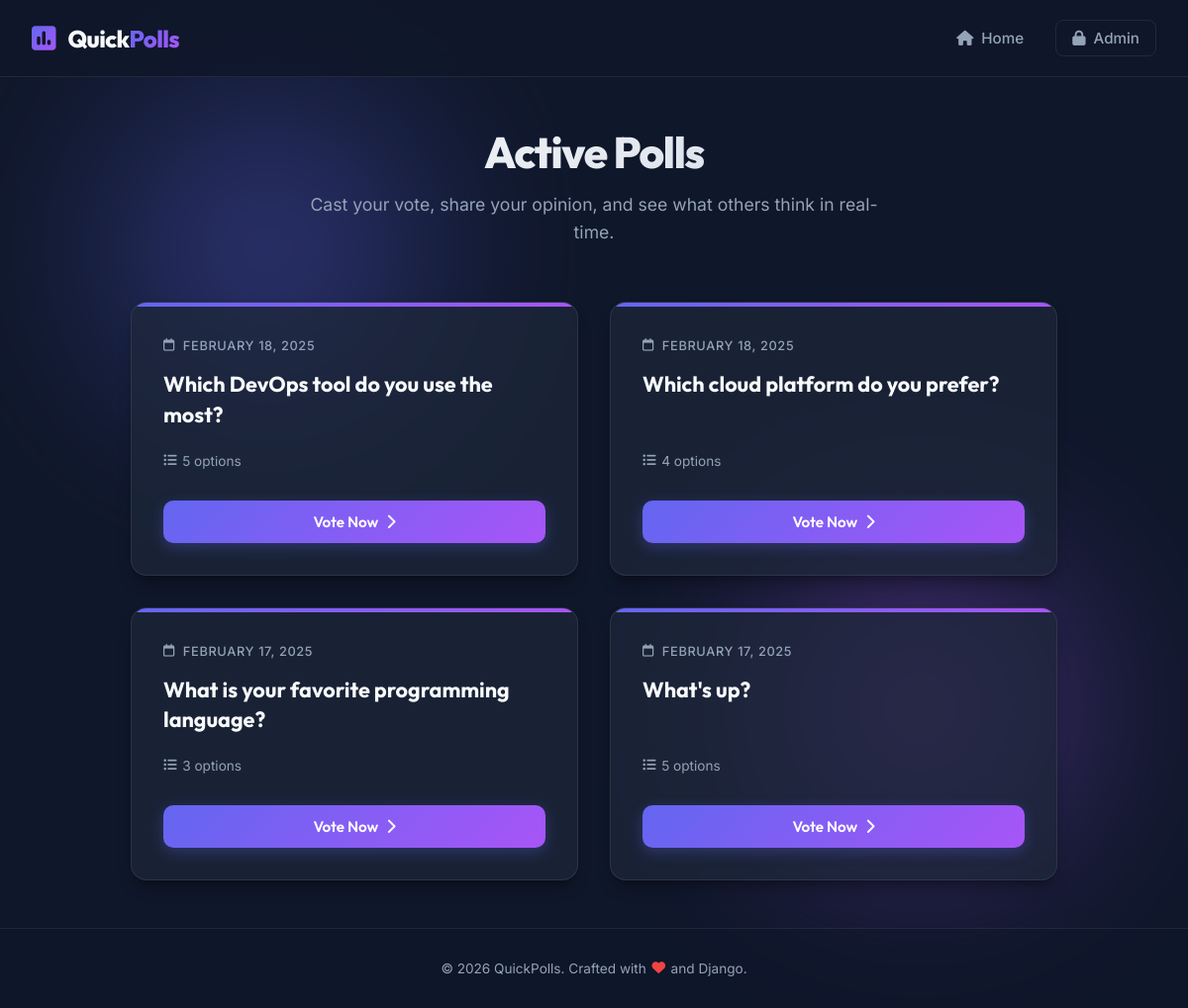
Screenshot of /polls/ with the database file from the repository.
### polls/models.py (models this page shows, shortened)
class Question(models.Model):
    question_text = models.CharField(max_length=200)
    pub_date = models.DateTimeField("date published")

### polls/views.py (the view)
# urls.py: path("", views.IndexView.as_view(), name="index"),
class IndexView(generic.ListView):
    template_name = "polls/index.html"
    context_object_name = "latest_question_list"
    def get_queryset(self):
     return Question.objects.filter(pub_date__lte=timezone.now()).order_by("-pub_date")[:5]

### polls/templates/polls/index.html (shortened to what this page needs)
{% extends "polls/base.html" %}
{% block content %}
<div class="dashboard-header animate-fade-in">
    <div class="header-text-group">
        <h1 class="page-title">Active Polls</h1>
        <p class="page-subtitle">Cast your vote, share your opinion, and see what others think in real-time.</p>
    </div>
</div>
<div class="polls-grid animate-slide-up">
    {% if latest_question_list %}
        {% for question in latest_question_list %}
            <div class="poll-card">
                <div class="poll-card-accent"></div>
                <div class="poll-card-body">
                    <span class="poll-meta">
                        <i class="fa-regular fa-calendar"></i> {{ question.pub_date|date:"F d, Y" }}
                    </span>
                    <h2 class="poll-title">{{ question.question_text }}</h2>
                    <div class="poll-stats">
                        <span class="stat-item">
                            <i class="fa-solid fa-list-ul"></i> {{ question.choice_set.count }} option{{ question.choice_set.count|pluralize }}
                        </span>
                    </div>
                </div>
                <div class="poll-card-footer">
                    <a href="{% url 'polls:detail' question.id %}" class="btn btn-primary btn-block">
                        Vote Now <i class="fa-solid fa-chevron-right btn-icon-right"></i>
                    </a>
                </div>
            </div>
        {% endfor %}
    {% endif %}
</div>
{% endblock %}

### polls/templates/polls/base.html (shortened to what this page needs)
<!DOCTYPE html>
<html lang="en">
<head>
    <link rel="stylesheet" href="https://cdnjs.cloudflare.com/ajax/libs/font-awesome/6.4.0/css/all.min.css">
    {% load static %}
    <link rel="stylesheet" href="{% static 'polls/style.css' %}">
</head>
<body>
    <header class="app-header">
        <div class="header-container">
            <a href="{% url 'polls:index' %}" class="logo">
                <i class="fa-solid fa-square-poll-vertical logo-icon"></i>
                <span class="logo-text">Quick<span class="highlight">Polls</span></span>
            </a>
            <nav class="nav-links">
                <a href="{% url 'polls:index' %}" class="nav-link"><i class="fa-solid fa-house"></i> Home</a>
                <a href="/admin/" class="nav-link admin-btn"><i class="fa-solid fa-lock"></i> Admin</a>
            </nav>
        </div>
    </header>
    <main class="main-content">
        <div class="content-container">
            {% block content %}
            {% endblock %}
        </div>
    </main>
    <footer class="app-footer">
        <div class="footer-container">
            <p>&copy; {% now "Y" %} QuickPolls. Crafted with <i class="fa-solid fa-heart heart-icon"></i> and Django.</p>
        </div>
    </footer>
</body>
</html>

### rows the page displays
Question: pub_date "FEBRUARY 18, 2025", question_text "Which DevOps tool do you use the most?", choice_set.count "5"
Question: pub_date "FEBRUARY 18, 2025", question_text "Which cloud platform do you prefer?", choice_set.count "4"
Question: pub_date "FEBRUARY 17, 2025", question_text "What is your favorite programming language?", choice_set.count "3"
Question: pub_date "FEBRUARY 17, 2025", question_text "What's up?", choice_set.count "5"
